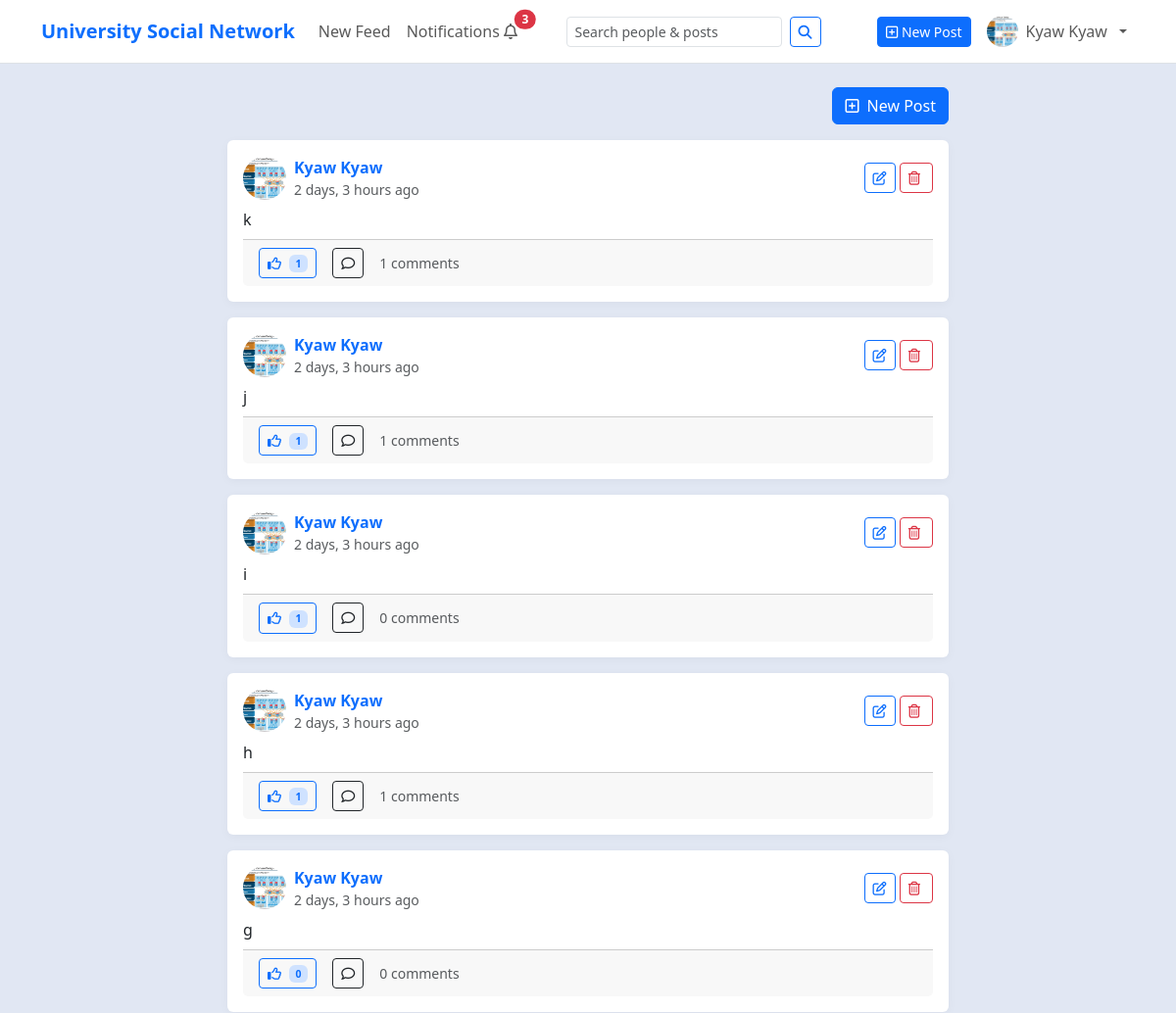
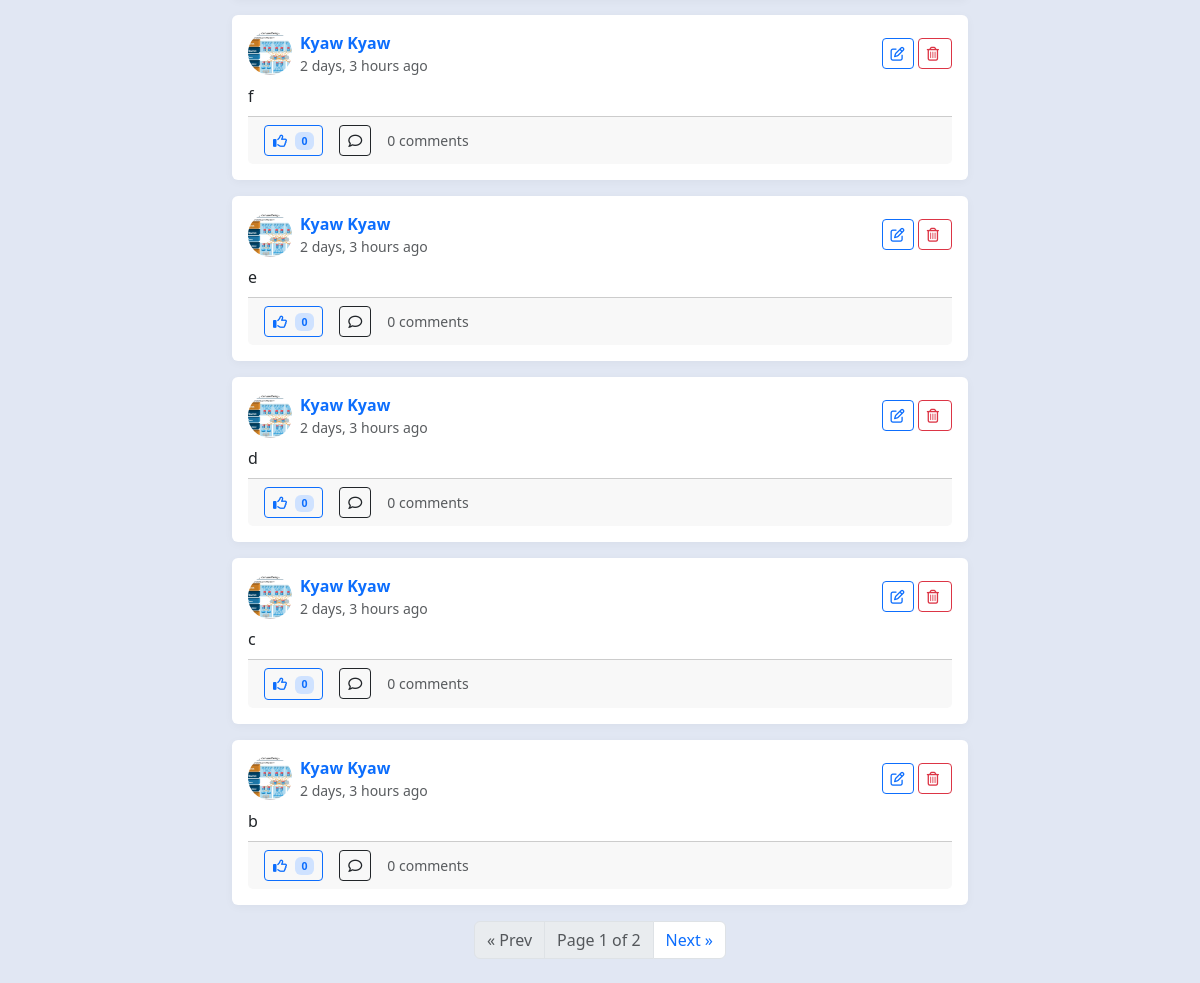
The app's page /posts/author/6/ (signed in), older data (2 pictures, top to bottom).
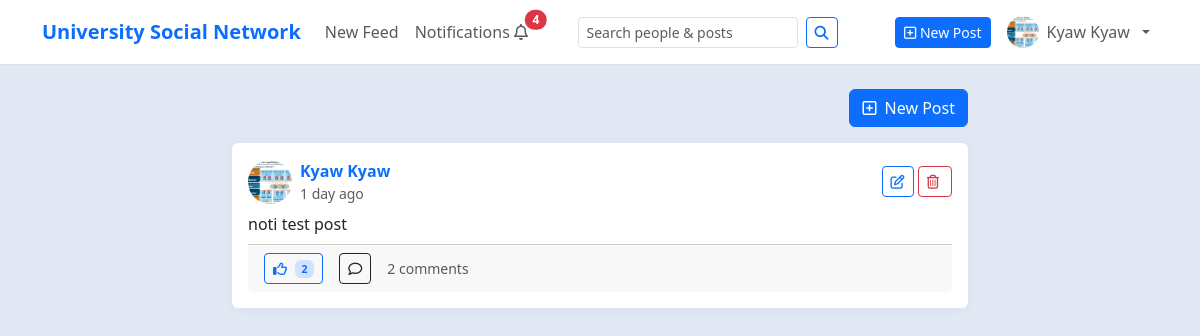
The same page, newer data.
### myapp/models.py (models this page shows, shortened)
class Post(models.Model):
    author = models.ForeignKey(settings.AUTH_USER_MODEL, on_delete=models.CASCADE, related_name="posts")
    text = models.TextField(blank=True)
    photo = models.ImageField(upload_to='post', blank=True, null=True)
    is_edited = models.BooleanField(default=False)
    created_at = models.DateTimeField(default=timezone.now, db_index=True)
    updated_at = models.DateTimeField(auto_now=True)
    comments_count = models.PositiveIntegerField(default=0)
    likes_count = models.PositiveIntegerField(default=0)
    saves_count = models.PositiveIntegerField(default=0)
    class Meta:
        indexes = [
            models.Index(fields=["-created_at"]),
            models.Index(fields=["author", "-created_at"]),
        ]

class Profile(models.Model):
    MAJOR = [
        ('CST', 'CST'),
        ('CS',  'Computer Science (CS)'),
        ('CT',  'Computer Technology (CT)'),
    ]
    ACADEMIC_YEAR = [
        ('FIRST_YEAR',  'first year'),
        ('SECOND_YEAR', 'Second year'),
        ('THIRD_YEAR',  'Third year'),
        ('FORUTH_YEAR', 'Fourth year'),
        ('FINAL_YEAR',  'Final year'),
    ]
    user = models.OneToOneField(
        settings.AUTH_USER_MODEL,
        on_delete=models.CASCADE,
        related_name="profile",
    )
    full_name = models.CharField(max_length=150, blank=True)
    bio = models.TextField(blank=True)
    major = models.CharField(max_length=15, choices=MAJOR, blank=True, null=True)
    year = models.CharField(max_length=15, choices=ACADEMIC_YEAR, blank=True, null=True)
    roll_no = models.CharField(max_length=15, blank=True, null=True)
    photo = models.ImageField(upload_to='profile', blank=True, null=True)
    phone_no = models.CharField(max_length=15, blank=True, null=True)
    posts_count = models.PositiveIntegerField(default=0)
    followers_count = models.PositiveIntegerField(default=0)
    following_count = models.PositiveIntegerField(default=0)

### myapp/views.py (the view)
# urls.py: path("posts/author/<int:user_id>/", views.posts_by_author, name="posts-by-author"),
@login_required
def posts_by_author(request, user_id):
    qs = (
        Post.objects.select_related("author", "author__profile")
        .filter(author_id=user_id)
        .order_by("-created_at")
    )
    page_obj = _paginate(request, qs, per_page=10)
    return render(request, "social/feed.html", {"page_obj": page_obj})

### myapp/context_processors.py (called while the page is built)
def unread_notifications_count(request):
    if request.user.is_authenticated:
        c = Notification.objects.filter(recipient=request.user, is_read=False).count()
    else:
        c = 0
    return {'unread_count': c}

### myapp/views.py (called while the page is built)
def _paginate(request, queryset, per_page=10):
    page_number = request.GET.get("page", 1)
    paginator = Paginator(queryset, per_page)
    try:
        page_obj = paginator.page(page_number)
    except PageNotAnInteger:
        page_obj = paginator.page(1)
    except EmptyPage:
        page_obj = paginator.page(paginator.num_pages)
    return page_obj

### templates/social/feed.html (shortened to what this page needs)
{% extends "social/base.html" %}
{% load static %}
{% block content %}
<div class="row">
  <div class="col-lg-8 mx-auto">
    <div class="d-flex justify-content-end mb-3">
      <a class="btn btn-primary" href="{% url 'social:post-create' %}">
        <i class="fa-regular fa-square-plus me-1"></i> New Post
      </a>
    </div>
    {% for post in page_obj %}
      {% include "social/post_card.html" with post=post %}
    {% empty %}
      <div class="alert alert-info">
        No posts yet. Follow someone or create your first post!
      </div>
    {% endfor %}
    {% include "social/pagination.html" with page_obj=page_obj %}
  </div>
</div>
{% endblock %}

### templates/social/nav_bar.html (shortened to what this page needs)
{% load static %}
<nav class="navbar navbar-expand-lg navbar-light bg-white border-bottom sticky-top">
  <div class="container">
    <a class="navbar-brand fw-bold text-primary" href="{% url 'social:feed' %}">
      University Social Network
    </a>
    <div id="nav" class="collapse navbar-collapse">
      <ul class="navbar-nav me-auto">
        <li class="nav-item">
          <a class="nav-link" href="{% url 'social:feed' %}">New Feed</a>
        </li>
        <li class="nav-item">
          <a class="nav-link position-relative" href="{% url 'social:notifications' %}">
            Notifications <i class="fa-regular fa-bell"></i>
            <span id="notif-badge"
                  class="position-absolute start-100 translate-middle badge rounded-pill text-bg-danger {% if not unread_count %}d-none{% endif %}">
              {% if unread_count and unread_count > 0 %}{{ unread_count }}{% endif %}
            </span>
          </a>
        </li>
      </ul>
      <form class="d-flex me-3 my-2 my-lg-0" role="search" action="{% url 'social:search' %}" method="get">
        <input class="form-control form-control-sm me-2"
               type="search"
               name="q"
               placeholder="Search people & posts"
               value="{{ request.GET.q|default:'' }}"
               aria-label="Search">
        <button class="btn btn-sm btn-outline-primary" type="submit">
          <i class="fa-solid fa-magnifying-glass"></i>
        </button>
      </form>
      <ul class="navbar-nav ms-auto align-items-center">
        {% if request.user.is_authenticated %}
          <li class="nav-item me-2 d-none d-lg-block">
            <a class="btn btn-sm btn-primary" href="{% url 'social:post-create' %}">
              <i class="fa-regular fa-square-plus"></i> New Post
            </a>
          </li>
          <li class="nav-item dropdown">
            <a class="nav-link dropdown-toggle d-flex align-items-center gap-2" href="#" role="button"
               data-bs-toggle="dropdown" aria-expanded="false">
              {% if request.user.profile.photo %}
                <img src="{{ request.user.profile.photo.url }}"
                     alt="Avatar"
                     style="width:32px;height:32px;border-radius:50%;object-fit:cover;">
              {% else %}
                <span class="d-inline-flex align-items-center justify-content-center rounded-circle bg-secondary text-white"
                      style="width:32px;height:32px;font-size:14px;">
                  <i class="fa-solid fa-user"></i>
                </span>
              {% endif %}
              <span class="d-none d-sm-inline">
                {% firstof request.user.profile.full_name request.user.email %}
              </span>
            </a>
          </li>
        {% endif %}
      </ul>
    </div>
  </div>
</nav>

### templates/social/post_card.html (shortened to what this page needs)
{% load static %}
<div class="card mb-3" id="post-card-{{ post.id }}">
  <div class="card-body">
    <div class="d-flex align-items-center gap-2 mb-2">
      <img class="avatar"
           src="{% if post.author.profile.photo %}{{ post.author.profile.photo.url }}{% else %}{% static 'default-avatar.png' %}{% endif %}"
           alt="">
      <div>
        <a class="fw-semibold text-decoration-none" href="{% url 'social:profile-detail' post.author.id %}">
          {% with prof=post.author.profile %}
            {% if prof and prof.full_name %}
              {{ prof.full_name }}
            {% else %}
              {{ post.author.email }}
            {% endif %}
          {% endwith %}
        </a>
        <div class="text-muted small">{{ post.created_at|timesince }} ago</div>
      </div>
      <div class="ms-auto">
        {% if request.user.id == post.author_id %}
          <a class="btn btn-sm btn-outline-primary" href="{% url 'social:post-edit' post.id %}">
            <i class="fa-regular fa-pen-to-square"></i>
          </a>
          <button type="button"
                  class="btn btn-outline-danger btn-sm"
                  data-bs-toggle="modal"
                  data-bs-target="#confirmDeleteModal-{{ post.id }}">
            <i class="fa-regular fa-trash-can me-1"></i>
          </button>
        {% endif %}
      </div>
    </div>
    <a href="{% url 'social:post-detail' post.id %}" class="text-decoration-none text-body">
      {% if post.text %}
        <p class="mb-2">{{ post.text|linebreaksbr }}</p>
      {% endif %}
    </a>
    <div class="card-footer d-flex align-items-center gap-3">
      <button class="btn btn-sm {% if post.is_liked %}btn-primary{% else %}btn-outline-primary{% endif %} like-btn"
              data-id="{{ post.id }}">
        {% if post.is_liked %}
          <i class="fa-solid fa-thumbs-up me-1"></i>
        {% else %}
          <i class="fa-regular fa-thumbs-up me-1"></i>
        {% endif %}
        <span class="badge bg-primary-subtle text-primary" id="like-count-{{ post.id }}">
          {{ post.likes_count }}
        </span>
      </button>
      <a class="btn btn-sm btn-outline-dark" href="{% url 'social:post-detail' post.id %}">
        <i class="fa-regular fa-comment"></i>
      </a>
      <span class="text-muted small">{{ post.comments_count }} comments</span>
    </div>
  </div>
</div>

Row changes from the older to the newer data that the page shows:
removed Post: author.photo (picture), author.profile.full_name "Kyaw Kyaw", created_at "2 days, 3 hours", text "k", likes_count "1", comments_count "1"
removed Post: author.photo (picture), author.profile.full_name "Kyaw Kyaw", created_at "2 days, 3 hours", text "j", likes_count "1", comments_count "1"
removed Post: author.photo (picture), author.profile.full_name "Kyaw Kyaw", created_at "2 days, 3 hours", text "i", likes_count "1", comments_count "0"
removed Post: author.photo (picture), author.profile.full_name "Kyaw Kyaw", created_at "2 days, 3 hours", text "h", likes_count "1", comments_count "1"
removed Post: author.photo (picture), author.profile.full_name "Kyaw Kyaw", created_at "2 days, 3 hours", text "g", likes_count "0", comments_count "0"
removed Post: author.photo (picture), author.profile.full_name "Kyaw Kyaw", created_at "2 days, 3 hours", text "f", likes_count "0", comments_count "0"
removed Post: author.photo (picture), author.profile.full_name "Kyaw Kyaw", created_at "2 days, 3 hours", text "e", likes_count "0", comments_count "0"
removed Post: author.photo (picture), author.profile.full_name "Kyaw Kyaw", created_at "2 days, 3 hours", text "d", likes_count "0", comments_count "0"
removed Post: author.photo (picture), author.profile.full_name "Kyaw Kyaw", created_at "2 days, 3 hours", text "c", likes_count "0", comments_count "0"
removed Post: author.photo (picture), author.profile.full_name "Kyaw Kyaw", created_at "2 days, 3 hours", text "b", likes_count "0", comments_count "0"
added Post: author.photo (picture), author.profile.full_name "Kyaw Kyaw", created_at "1 day", text "noti test post", likes_count "2", comments_count "2"
Text that changed along with them:
{{ unread_count }}: "3" → "4"
{{ page_obj.number }}: "1" → (not shown)
{{ page_obj.paginator.num_pages }}: "2" → (not shown)
text no longer shown: "« Prev Page of Next »"
